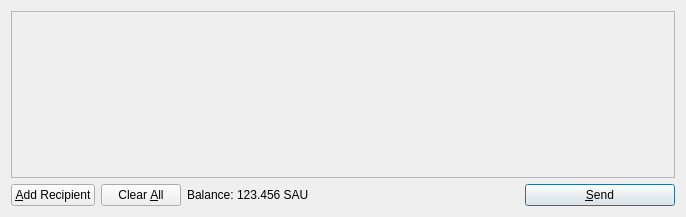
<?xml version="1.0" encoding="UTF-8"?>
<ui version="4.0">
 <class>SendCoinsDialog</class>
 <widget class="QDialog" name="SendCoinsDialog">
  <property name="geometry">
   <rect>
    <x>0</x>
    <y>0</y>
    <width>686</width>
    <height>217</height>
   </rect>
  </property>
  <property name="windowTitle">
   <string>Send Coins</string>
  </property>
  <layout class="QVBoxLayout" name="verticalLayout">
   <item>
    <widget class="QScrollArea" name="scrollArea">
     <property name="widgetResizable">
      <bool>true</bool>
     </property>
     <widget class="QWidget" name="scrollAreaWidgetContents">
      <property name="geometry">
       <rect>
        <x>0</x>
        <y>0</y>
        <width>666</width>
        <height>165</height>
       </rect>
      </property>
      <layout class="QVBoxLayout" name="verticalLayout_2">
       <property name="margin">
        <number>0</number>
       </property>
       <item>
        <layout class="QVBoxLayout" name="entries">
         <property name="spacing">
          <number>6</number>
         </property>
        </layout>
       </item>
       <item>
        <spacer name="verticalSpacer">
         <property name="orientation">
          <enum>Qt::Vertical</enum>
         </property>
         <property name="sizeHint" stdset="0">
          <size>
           <width>20</width>
           <height>40</height>
          </size>
         </property>
        </spacer>
       </item>
      </layout>
     </widget>
    </widget>
   </item>
   <item>
    <layout class="QHBoxLayout" name="horizontalLayout">
     <item>
      <widget class="QPushButton" name="addButton">
       <property name="toolTip">
        <string>Send to multiple recipients at once</string>
       </property>
       <property name="text">
        <string>&amp;Add Recipient</string>
       </property>
       <property name="icon">
        <iconset resource="../bitcoin.qrc">
         <normaloff>:/icons/add</normaloff>:/icons/add</iconset>
       </property>
       <property name="autoDefault">
        <bool>false</bool>
       </property>
      </widget>
     </item>
     <item>
      <widget class="QPushButton" name="clearButton">
       <property name="sizePolicy">
        <sizepolicy hsizetype="Minimum" vsizetype="Fixed">
         <horstretch>0</horstretch>
         <verstretch>0</verstretch>
        </sizepolicy>
       </property>
       <property name="toolTip">
        <string>Remove all transaction fields</string>
       </property>
       <property name="text">
        <string>Clear &amp;All</string>
       </property>
       <property name="icon">
        <iconset resource="../bitcoin.qrc">
         <normaloff>:/icons/remove</normaloff>:/icons/remove</iconset>
       </property>
       <property name="autoRepeatDelay">
        <number>300</number>
       </property>
       <property name="autoDefault">
        <bool>false</bool>
       </property>
      </widget>
     </item>
     <item>
      <layout class="QHBoxLayout" name="horizontalLayout_2">
       <property name="spacing">
        <number>3</number>
       </property>
       <item>
        <widget class="QLabel" name="label">
         <property name="text">
          <string>Balance:</string>
         </property>
        </widget>
       </item>
       <item>
        <widget class="QLabel" name="labelBalance">
         <property name="cursor">
          <cursorShape>IBeamCursor</cursorShape>
         </property>
         <property name="text">
          <string>123.456 SAU</string>
         </property>
         <property name="textInteractionFlags">
          <set>Qt::LinksAccessibleByMouse|Qt::TextSelectableByKeyboard|Qt::TextSelectableByMouse</set>
         </property>
        </widget>
       </item>
      </layout>
     </item>
     <item>
      <spacer name="horizontalSpacer">
       <property name="orientation">
        <enum>Qt::Horizontal</enum>
       </property>
       <property name="sizeHint" stdset="0">
        <size>
         <width>40</width>
         <height>20</height>
        </size>
       </property>
      </spacer>
     </item>
     <item>
      <widget class="QPushButton" name="sendButton">
       <property name="minimumSize">
        <size>
         <width>150</width>
         <height>0</height>
        </size>
       </property>
       <property name="toolTip">
        <string>Confirm the send action</string>
       </property>
       <property name="text">
        <string>&amp;Send</string>
       </property>
       <property name="icon">
        <iconset resource="../bitcoin.qrc">
         <normaloff>:/icons/send</normaloff>:/icons/send</iconset>
       </property>
       <property name="default">
        <bool>true</bool>
       </property>
      </widget>
     </item>
    </layout>
   </item>
  </layout>
 </widget>
 <resources>
  <include location="../bitcoin.qrc"/>
 </resources>
 <connections/>
</ui>
